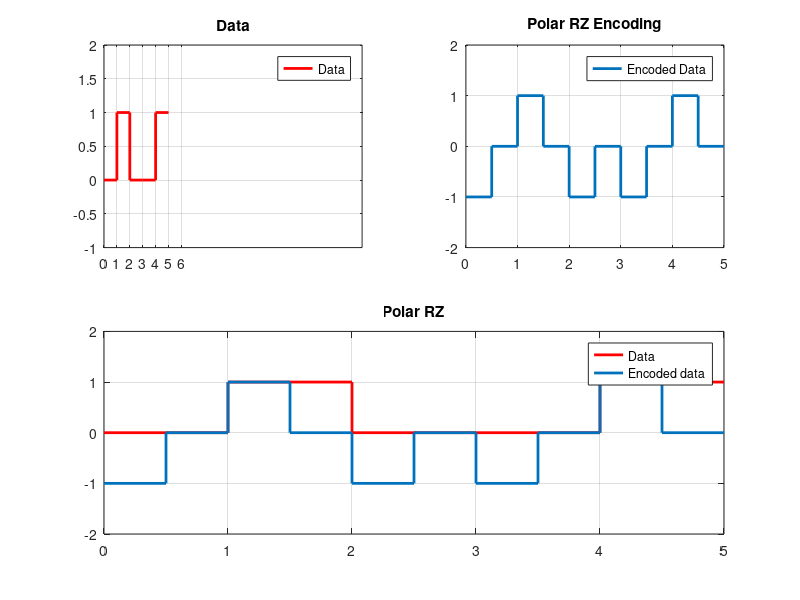
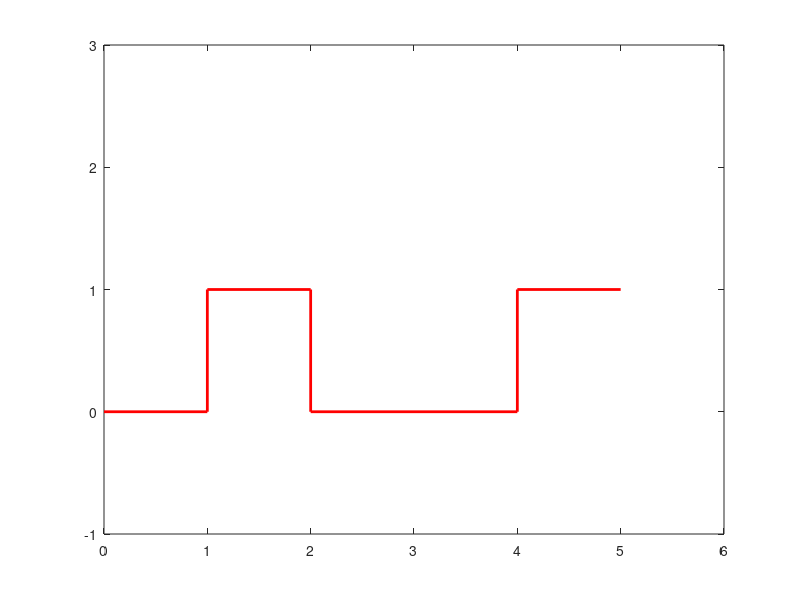

MATLAB code to generate these figures, in order:
data = [0 1 0 0 1];
n = length(data);

a2=[];
b2 = data(1:length(data))

a2(1:length(data)) = b2;
a2(n+1) = a2(n);

xs=0:length(a2)-1

x = [];
y = [];

for i=1:n
    x=[x i-1 i-1+0.5 i-1+0.5 i];
    if(data(i)==0)
        y=[y -1 -1 0 0];
    else
        y=[y 1 1 0 0];
    end
end

subplot(2,2,1);
stairs(xs,a2,'r', 'linewidth', 2);
title('Data')
axis([0 length(y) -1 2])
xticks(0:1:length(a2))
legend('Data')
grid on

subplot(2,2,2);
plot(x,y, 'linewidth', 2);
axis([0,n,-2,2]);
title('Polar RZ');
legend('data', 'Encoded data');
title('Polar RZ Encoding')
legend("Encoded Data")
grid on;


subplot(2,2,[3,4]);
stairs(xs,a2,'r','linewidth', 2);
hold on;

plot(x,y, 'linewidth', 2)
axis([0,n,-2,2]);
title('Polar RZ');
legend('Data', 'Encoded data');
hold off  
grid on;



%Decode
d = [];

for i=1:4:length(y)-3
  disp(i);
  if(y(i)==-1)
    d=[d 0];
  else
    d=[d 1];
  end
end  
disp(d);
%d2=[];
%v2 = d(1:length(d))

%d2(1:length(d)) = v2;
%d2(5) = d2(4);
d(length(d)+1) = d(length(d));

%d(1) = d(2); 
xq=0:length(d)-1
figure(2)
stairs(xq,d,'r','linewidth',2)
axis([0, length(d), -1, 3]) 
%disp(data);


